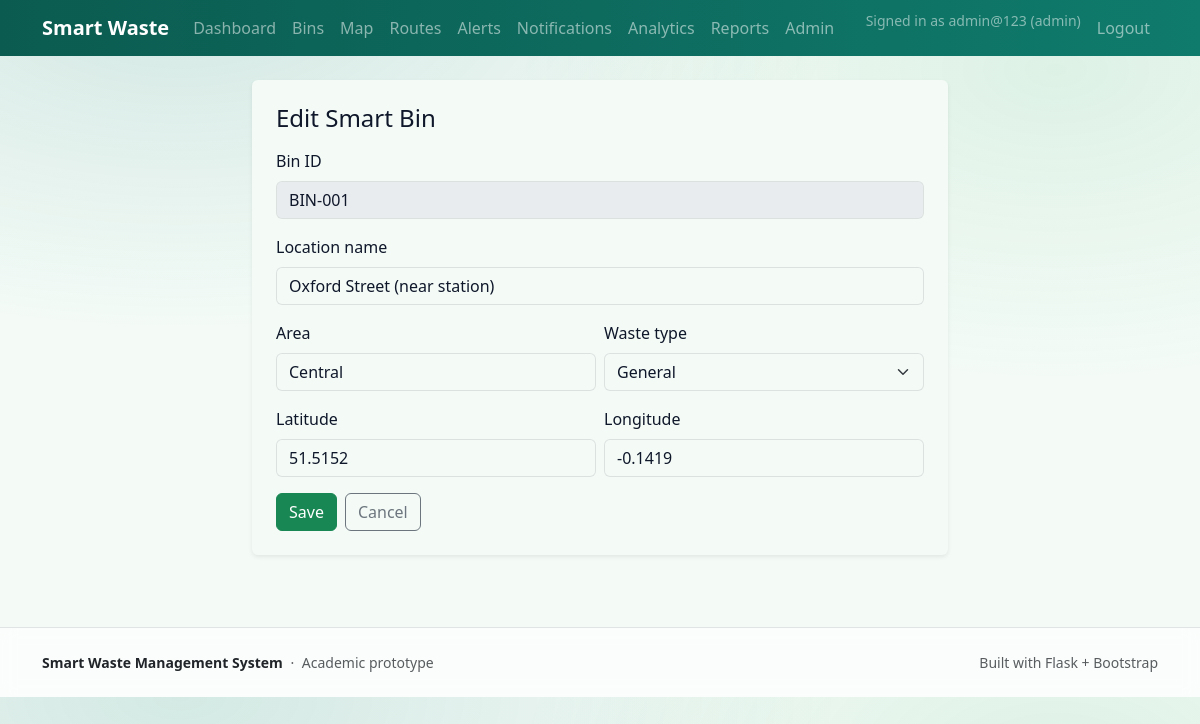
The app's page /admin/bins/1/edit (signed in) with its own data.
### app/models.py (models this page shows, shortened)
class User(db.Model, UserMixin):
    __tablename__ = "users"
    id = db.Column(db.Integer, primary_key=True)
    username = db.Column(db.String(50), unique=True, nullable=False, index=True)
    email = db.Column(db.String(120), unique=True, nullable=True, index=True)
    first_name = db.Column(db.String(80), nullable=True)
    last_name = db.Column(db.String(80), nullable=True)
    phone_number = db.Column(db.String(30), nullable=True)
    employee_id = db.Column(db.String(50), unique=True, nullable=True, index=True)
    password_hash = db.Column(db.String(255), nullable=False)
    role = db.Column(db.String(20), nullable=False, default="user")  # admin|worker|user (legacy: collector|public)
    is_active = db.Column(db.Boolean, nullable=False, default=True)
    created_at = db.Column(db.DateTime(timezone=True), nullable=False, default=utcnow)
    last_login_at = db.Column(db.DateTime(timezone=True), nullable=True)
    trucks = db.relationship("Truck", back_populates="driver", lazy="dynamic")
    created_routes = db.relationship("Route", foreign_keys="Route.created_by_id", lazy="dynamic")
    @property
    def is_admin(self) -> bool:
        return self.canonical_role == "admin"
    @property
    def is_worker(self) -> bool:
        return self.canonical_role == "worker"
    @property
    def is_collector(self) -> bool:
        return self.is_worker
    @property
    def canonical_role(self) -> str:
        if self.role == "collector":
            return "worker"
        if self.role == "public":
            return "user"
        return self.role

class Bin(db.Model):
    __tablename__ = "bins"
    id = db.Column(db.Integer, primary_key=True)
    bin_code = db.Column(db.String(30), unique=True, nullable=False, index=True)
    location_name = db.Column(db.String(140), nullable=False)
    area = db.Column(db.String(80), nullable=True, index=True)
    latitude = db.Column(db.Float, nullable=False)
    longitude = db.Column(db.Float, nullable=False)
    waste_type = db.Column(db.String(30), nullable=False, default="General")
    fill_level = db.Column(db.Integer, nullable=False, default=0)  # 0..100
    status = db.Column(db.String(20), nullable=False, default="Empty")  # Empty|Moderate|Full|Overflow
    last_updated_at = db.Column(db.DateTime(timezone=True), nullable=False, default=utcnow)
    readings = db.relationship("SensorReading", back_populates="bin", lazy="dynamic", cascade="all, delete-orphan")
    alerts = db.relationship("Alert", back_populates="bin", lazy="dynamic", cascade="all, delete-orphan")

### app/blueprints/admin/routes.py (the view)
@bp.get("/bins/<int:bin_id>/edit")
@login_required
@role_required("admin")
def bin_edit(bin_id: int):
    b = db.session.get(Bin, bin_id)
    if not b:
        flash("Bin not found.", "danger")
        return redirect(url_for("public.bins"))
    return render_template("admin/bin_form.html", mode="edit", bin=b)

### app/models.py (called while the page is built)
@login_manager.user_loader
def load_user(user_id: str):
    try:
        return db.session.get(User, int(user_id))
    except Exception:
        return None

### app/utils/security.py (called while the page is built)
def _canonical_role(role: str) -> str:
    return _ROLE_ALIASES.get((role or "").strip(), (role or "").strip())

def role_required(*roles: str):
    def decorator(view_fn):
        @wraps(view_fn)
        def wrapped(*args, **kwargs):
            if not current_user.is_authenticated:
                abort(401)
            allowed = {_canonical_role(r) for r in roles}
            if _canonical_role(getattr(current_user, "role", "")) not in allowed:
                abort(403)
            return view_fn(*args, **kwargs)
        return wrapped
    return decorator

### app/templates/admin/bin_form.html (shortened to what this page needs)
{% extends "shared/layout.html" %}
{% block content %}
<div class="container py-4" style="max-width: 720px;">
  <div class="card shadow-sm border-0">
    <div class="card-body p-4">
      <h1 class="h4 mb-3">{% if mode=='create' %}Add Smart Bin{% else %}Edit Smart Bin{% endif %}</h1>
      <form method="post" action="{% if mode=='create' %}{{ url_for('admin.bin_create_post') }}{% else %}{{ url_for('admin.bin_edit_post', bin_id=bin.id) }}{% endif %}">
        {% if mode=='create' %}
          <div class="mb-3">
            <label class="form-label">Bin ID</label>
            <input class="form-control" name="bin_code" placeholder="BIN-001" required>
          </div>
        {% else %}
          <div class="mb-3">
            <label class="form-label">Bin ID</label>
            <input class="form-control" value="{{ bin.bin_code }}" disabled>
          </div>
        {% endif %}
        <div class="mb-3">
          <label class="form-label">Location name</label>
          <input class="form-control" name="location_name" value="{{ bin.location_name if bin else '' }}" required>
        </div>
        <div class="row g-2">
          <div class="col-md-6 mb-3">
            <label class="form-label">Area</label>
            <input class="form-control" name="area" value="{{ bin.area if bin else '' }}" placeholder="e.g., Central">
          </div>
          <div class="col-md-6 mb-3">
            <label class="form-label">Waste type</label>
            <select class="form-select" name="waste_type">
              {% set current = bin.waste_type if bin else 'General' %}
              {% for wt in ['General','Plastic','Organic','Paper','Glass','Metal'] %}
                <option value="{{ wt }}" {% if current==wt %}selected{% endif %}>{{ wt }}</option>
              {% endfor %}
            </select>
          </div>
        </div>
        <div class="row g-2">
          <div class="col-md-6 mb-3">
            <label class="form-label">Latitude</label>
            <input class="form-control" name="latitude" value="{{ bin.latitude if bin else '' }}" required>
          </div>
          <div class="col-md-6 mb-3">
            <label class="form-label">Longitude</label>
            <input class="form-control" name="longitude" value="{{ bin.longitude if bin else '' }}" required>
          </div>
        </div>
        <div class="d-flex gap-2">
          <button class="btn btn-success" type="submit">Save</button>
          <a class="btn btn-outline-secondary" href="{{ url_for('public.bins') }}">Cancel</a>
        </div>
      </form>
    </div>
  </div>
</div>
{% endblock %}

### app/templates/shared/nav.html (shortened to what this page needs)
{% set user = current_user if current_user.is_authenticated else None %}
<nav class="navbar navbar-expand-lg navbar-dark app-nav">
  <div class="container">
    <a class="navbar-brand fw-semibold" href="{{ url_for('public.dashboard') if user else url_for('public.landing') }}">Smart Waste</a>
    <div class="collapse navbar-collapse" id="navMain">
      <ul class="navbar-nav me-auto mb-2 mb-lg-0">
        <li class="nav-item"><a class="nav-link" href="{{ url_for('public.dashboard') }}">Dashboard</a></li>
        <li class="nav-item"><a class="nav-link" href="{{ url_for('public.bins') }}">Bins</a></li>
        <li class="nav-item"><a class="nav-link" href="{{ url_for('public.map_view') }}">Map</a></li>
        {% if user and user.is_admin %}
          <li class="nav-item"><a class="nav-link" href="{{ url_for('admin.routes_list') }}">Routes</a></li>
          <li class="nav-item"><a class="nav-link" href="{{ url_for('admin.alerts') }}">Alerts</a></li>
          <li class="nav-item"><a class="nav-link" href="{{ url_for('admin.notifications') }}">Notifications</a></li>
          <li class="nav-item"><a class="nav-link" href="{{ url_for('admin.analytics') }}">Analytics</a></li>
          <li class="nav-item"><a class="nav-link" href="{{ url_for('admin.reports') }}">Reports</a></li>
          <li class="nav-item"><a class="nav-link" href="{{ url_for('admin.admin_home') }}">Admin</a></li>
        {% endif %}
      </ul>
      <ul class="navbar-nav ms-auto">
        {% if not user %}
          <li class="nav-item"><a class="nav-link" href="{{ url_for('auth.login') }}">Login</a></li>
          <li class="nav-item"><a class="nav-link" href="{{ url_for('auth.register') }}">Sign up</a></li>
        {% else %}
          <li class="nav-item"><span class="navbar-text small text-white-50 me-2">Signed in as {{ user.username }} ({{ user.canonical_role }})</span></li>
          <li class="nav-item"><a class="nav-link" href="{{ url_for('auth.logout') }}">Logout</a></li>
        {% endif %}
      </ul>
    </div>
  </div>
</nav>

### app/static/css/app.css (style rules this page uses)
:root { --sw-primary: #0b5b50; --sw-primary-2: #0f7b6c; --sw-accent: #16a34a; --sw-bg: #f4fbf7; --sw-surface: #ffffff; --sw-ink: #0f172a; --sw-muted: #475569; --sw-border: rgba(2, 6, 23, .10); --app-green: var(--sw-primary-2); --app-green-dark: var(--sw-primary); --app-accent: #a7f3d0; --app-bg: var(--sw-bg); --app-ink: var(--sw-ink); --app-muted: var(--sw-muted); --bs-primary: var(--sw-primary); --bs-primary-rgb: 11, 91, 80; --bs-success: var(--sw-accent); --bs-success-rgb: 22, 163, 74; --bs-body-bg: var(--sw-bg); --bs-body-color: var(--sw-ink); --bs-link-color: var(--sw-primary-2); --bs-link-color-rgb: 15, 123, 108; --bs-link-hover-color: var(--sw-primary); --bs-border-color: var(--sw-border); }
.bg-app { background: radial-gradient(1200px 600px at 15% 0%, rgba(15,123,108,.14), transparent 55%), radial-gradient(900px 520px at 88% 10%, rgba(22,163,74,.10), transparent 60%), var(--sw-bg); color: var(--sw-ink); }
.app-nav { background: linear-gradient(90deg, var(--app-green-dark), var(--app-green)); }
.navbar .nav-link { opacity:.95; }

### records on screen
User: username "admin@123", canonical_role "admin"
Bin: bin_code "BIN-001", location_name "Oxford Street (near station)", area "Central", waste_type "General", latitude "51.5152", longitude "-0.1419"
